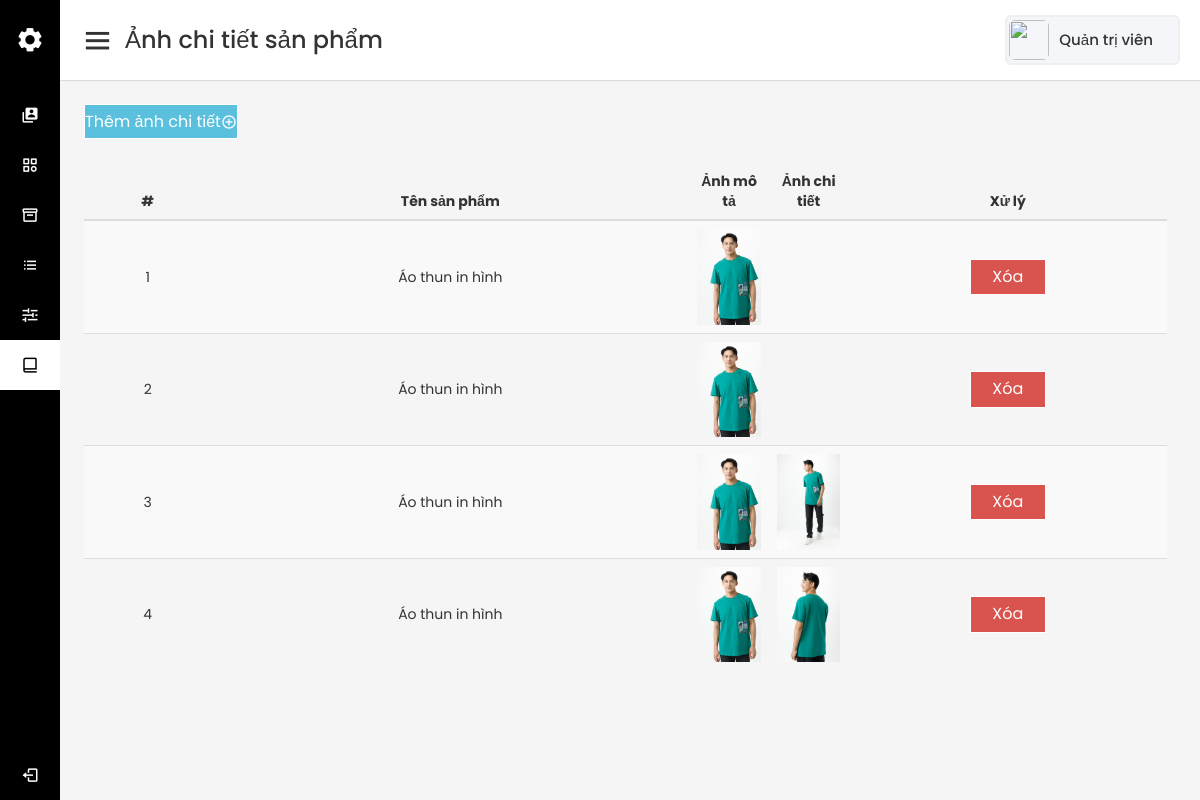
The page /admin/product_gallery_add.php?prodId=1 (signed in) on the database its author committed.
### tables this page shows
CREATE TABLE `tb_product_gallery` (
  `id` int(11) NOT NULL,
  `productId` int(11) NOT NULL,
  `imageDetail` varchar(255) NOT NULL
);

CREATE TABLE `tb_product` (
  `id` int(11) NOT NULL,
  `productName` varchar(255) NOT NULL,
  `categoryId` int(11) NOT NULL,
  `productDesc` text NOT NULL,
  `price` varchar(255) NOT NULL,
  `productImg` varchar(255) NOT NULL,
  `type` int(11) NOT NULL,
  `productDiscount` int(11) NOT NULL,
  `productColor` varchar(255) NOT NULL
);

### lib/database.php (called while the page is built, shortened)
<?php
Class Database{
   public $host   = DB_HOST;
   public $user   = DB_USER;
   public $pass   = DB_PASS;
   public $dbname = DB_NAME;
   public $link;
private function connectDB(){
   $this->link = new mysqli($this->host, $this->user, $this->pass,
    $this->dbname);
 }
public function select($query){
  $result = $this->link->query($query) or
   die($this->link->error.__LINE__);
  if($result->num_rows > 0){
    return $result;
  } else {
    return false;
  }
 }
}

### classes/Product.php (called while the page is built, shortened)
<?php
$filePath = realpath(dirname(__FILE__));
require_once ($filePath.'/../lib/database.php');
class Product
{
    private $db;
    public function __construct()
    {
        $this->db = new Database();
    }
    public function getProductById($id) {
        $query = "SELECT * FROM tb_product WHERE id = $id";
        $result = $this->db->select($query);
        return $result;
    }
    public function getListProducGallery($id) {
        $query = "SELECT * FROM tb_product_gallery WHERE productId = '$id' ORDER BY id DESC";
        $result = $this->db->select($query);
        return $result;
    }
}
?>

### admin/product_gallery_add.php (the view, shortened to what this page needs)
<?php
  include './inc/sidebar.php';
  include './inc/homesection.php';
  include '../classes/Product.php';
?>
<?php
    if (isset($_GET['prodId']) && $_GET['prodId'] != NULL) {
        $prodId = $_GET['prodId'];
    }
?>
<?php include './inc/product-gallery-modal-add.php';?>
<table class="table table-striped table-hover product-gallery-table">
  <thead>
    <th>#</th>
    <th>Tên sản phẩm</th>
    <th>Ảnh mô tả</th>
    <th>Ảnh chi tiết</th>
    <th>Xử lý</th>
  </thead>
  <tbody>
    <?php
        $prod = new Product();
        $getProdGallery = $prod->getListProducGallery($prodId);
        if ($getProdGallery) {
            $i = 0;
            $productDetail = $prod->getProductById($prodId)->fetch_assoc();
            while($row = $getProdGallery->fetch_assoc()) {
                $i++;
    ?>
    <tr align="center">
        <td><?=$i?></td>
        <td><?=$productDetail['productName']?></td>
        <td>
            <img src="./uploads/<?=$productDetail['productImg']?>" alt="" style="width: 100%">
        </td>
        <td>
            <img src="./uploads/<?=$row['imageDetail']?>" alt="" style="width: 100%">
        </td>
        <td>
            <a href="?del_imgDetailId=<?=$row['id']?>" onclick="return confirm('Bạn có chắc chắn muốn xóa ảnh này?')" class="btn btn-danger" style="width: 25%">Xóa</a>
        </td>
    </tr>
    <?php
        }
    }
    ?>
  </tbody>
</table>
<?php
  include './inc/footer.php';
?>

### admin/assets/css/main.css (style rules this page uses)
* { margin: 0; padding: 0; box-sizing: border-box; font-family: "Poppins", sans-serif; }
.btn { text-decoration: none; display: flex; justify-content: center; align-items: center; border: none; outline: none !important; padding: 6px 0; min-height: 30px; font-size: 16px; transition: all 0.4s linear; border: 1px solid #fff; border-radius: 0 !important; cursor: pointer; }
.product-gallery-table, .slider-table, .order-list-table { width: 95%; margin: 24px; }
.slider-table > tbody > tr > td, .order-table > tbody > tr > td, .order-list-table > tbody > tr > td, .product-gallery-table > tbody > tr > td { vertical-align: middle; }
.slider-table, .slider-table > thead > tr > th, .product-gallery-table > thead > tr > th { text-align: center; }
.product-gallery-table > tbody > tr > td:nth-child(1) { width: 8%; }
.product-gallery-table > tbody > tr > td:nth-child(3), .product-gallery-table > tbody > tr > td:nth-child(4) { width: 5%; }
.product-gallery-table > tbody > tr > td:nth-child(2) { width: 30%; }
.product-gallery-table > tbody > tr > td:last-child { width: 20%; }

### rows shown on the page
tb_product_gallery: productId.productName "Áo thun in hình", productId.productImg (picture)
tb_product_gallery: productId.productName "Áo thun in hình", productId.productImg (picture)
tb_product_gallery: productId.productName "Áo thun in hình", productId.productImg (picture), imageDetail (picture)
tb_product_gallery: productId.productName "Áo thun in hình", productId.productImg (picture), imageDetail (picture)

### other values the page prints
Session::get('adminName') "Quản trị viên"
